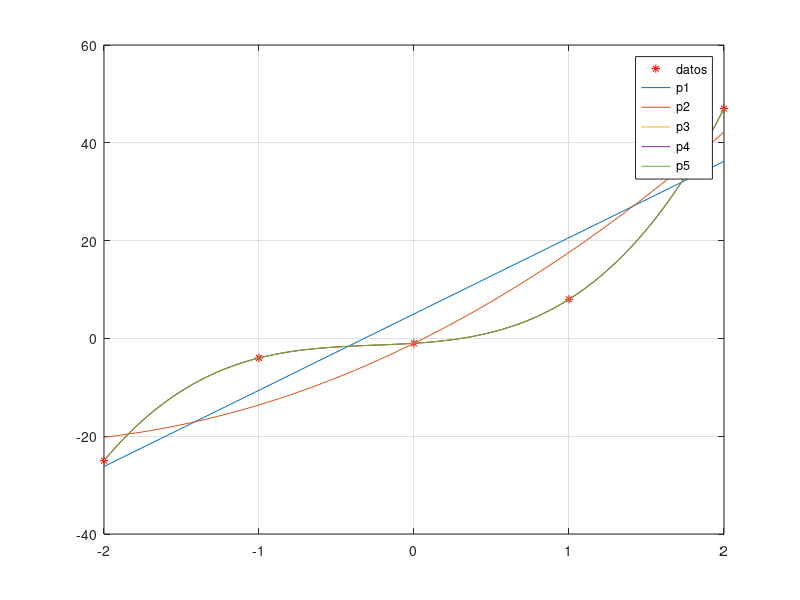
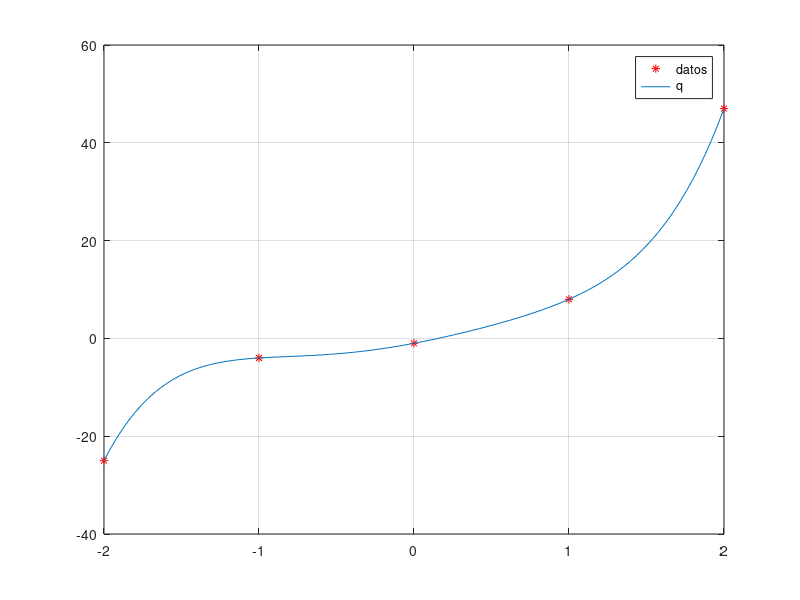

Write MATLAB code to recreate these figures, in order.
clc;clear;close all

% a)
%DATOS
x = [-2 -1 0 1 2];
y = [-25 -4 -1 8 47];
%Usamos comando polyfit
p1 = polyfit(x,y,1);
p2 = polyfit(x,y,2);
p3 = polyfit(x,y,3);
p4 = polyfit(x,y,4);
p5 = polyfit(x,y,5);

% b)
%Graficamos cada polinomio que se ajusta a los datos
xx = linspace(-2,2);
plot(x,y,'*r');grid on; hold all
plot(xx,polyval(p1,xx));grid on; hold all
plot(xx,polyval(p2,xx));
plot(xx,polyval(p3,xx));
plot(xx,polyval(p4,xx));
plot(xx,polyval(p5,xx));
legend('datos','p1','p2','p3','p4','p5')

% c)
 q = [1 0 -1 3 6 -1];
 xx = linspace(-2,2);
 figure;
 plot(x,y,'*r');grid on; hold all
 plot(xx,polyval(q,xx))
 legend('datos','q')
 
 % d) p3, p4, p5, q
 % e) p3 y p4 son el mismo polinomio
 disp(p3); disp(p4)
 % No, como son 5 pares de puntos, podrian existir infinitos polinomios de
 % grado 5 o mas